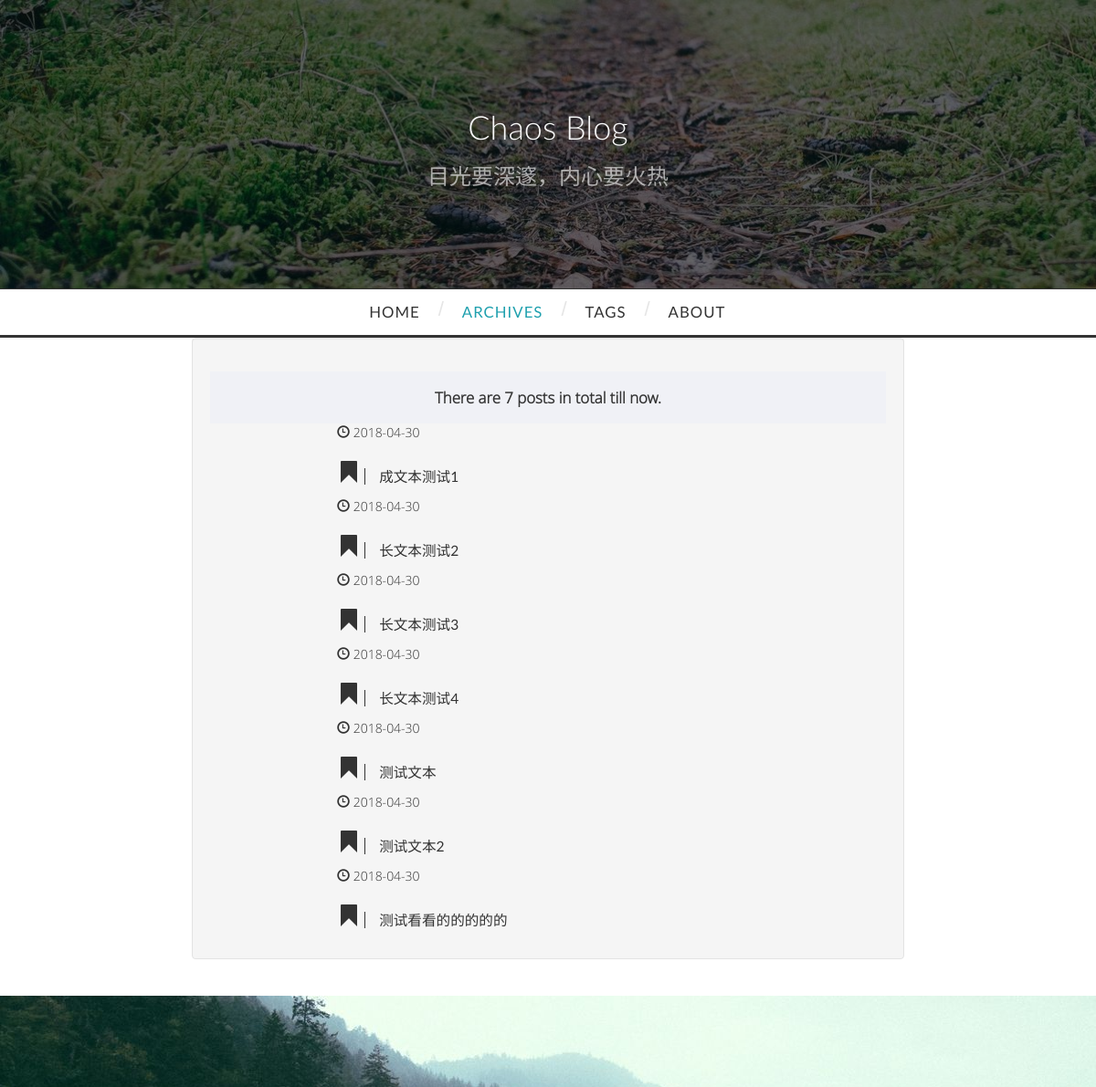
/archives, run on an earlier commit of the app's database.
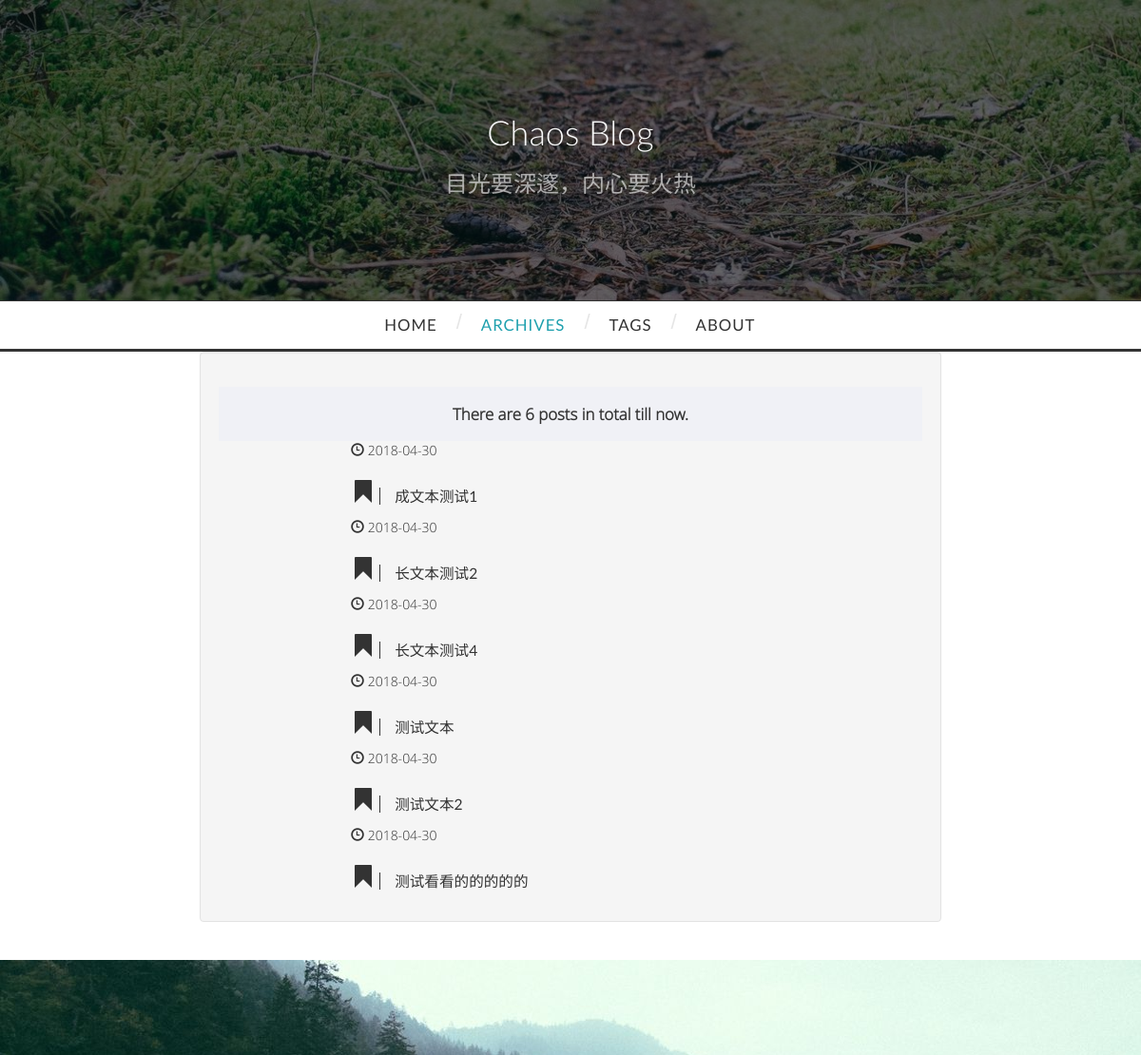
And on a later commit of the database.
### models/topic.py (models this page shows, shortened)
class Topics(db.Model):
	__tablename__ = 'topics'
	title = db.Column(db.String(50))
	id = db.Column(db.Integer, primary_key=True)
	content = db.Column(db.Text)
	author_id = db.Column(db.Integer)
	tag_id = db.Column(db.Integer, db.ForeignKey('tags.id'))
	pic_url = db.Column(db.String(200))
	createTime = db.Column(db.DateTime)
	def __init__(self):
		self.createTime = datetime.datetime.now()
		self.author_id = '1'

### view_fun/index.py (the view)
@index_blueprint.route('/archives',methods=['GET'])
def archives():
	topic = Topics()
	topicList = topic.query.order_by('createTime').all()
	return render_template('index/archives.html', topicList=topicList)

### app.py (called while the page is built)
def createApp():
	app = Flask(__name__)
	sysstr = platform.system()
	if sysstr == 'Linux':
		app.config.from_object(ProdConfig)
	else:
		app.config.from_object(DevConfig)
	Bootstrap(app)
	db.init_app(app)
	ckeditor.init_app(app)
	login_opt.init_app(app)
	app.register_blueprint(index)
	app.register_blueprint(admin)
	@app.before_request
	def create_data():
		db.create_all()
	if not app.debug:
		import logging
		from logging.handlers import RotatingFileHandler
		fileHandler = RotatingFileHandler('logfile/Myblog.log', mode='a', maxBytes=1*1024*1024, backupCount=10)
		formatStr = '%(asctime)s %(levelname)s: %(message)s [%(pathname)s:%(lineno)d]'
		logFormate = logging.Formatter(formatStr)
		fileHandler.setFormatter(logFormate)
		app.logger.setLevel(logging.INFO)
		fileHandler.setLevel(logging.INFO)
		app.logger.addHandler(fileHandler)
		app.logger.info('Myblog startup')
	return app

### templates/index/archives.html (shortened to what this page needs)
{% extends "base.html" %}
{% block page_content %}
	{{ super() }}
<div class="container">
  <div class="row">
  <div class="col-lg-8 col-lg-offset-2 well">
  <div class="archives-tags-wrap"><blockquote><span>There are {{ topicList|length }} posts in total till now.</span></blockquote>
		  <section class="archives-wrap">
		    <div class="archives">
          {% for i in topicList %}
		      <article class="archive-article archive-type-post">
            <div class="archive-article-inner">
               <header class="archive-article-header">
                <span class="glyphicon glyphicon-time"></span>
                <time datetime="{{i.createTime}}" itemprop="datePublished">{{i.createTime.strftime('%Y-%m-%d')}}</time>
                <h3 class="thumb" itemprop="name">
                <span class="glyphicon glyphicon-bookmark"></span>
                <a class="archive-article-title" href="{{url_for('index.detail', topicId=i.id)}}">{{i.title}}</a>
                </h3>
              </header>
             </div>
          </article>
          {% endfor %}
        </div>
      </section>
  </div>
</div>
</div>
</div>
{% endblock %}

### templates/base.html (shortened to what this page needs)
{% extends "bootstrap/base.html" %}
{%- block styles %}
    {{ super() }}
    <link rel="stylesheet" type="text/css" href="../static/css/llita.css">
    <link rel="stylesheet" type="text/css" href="../static/css/picsum.css">
	  <link rel="stylesheet" type="text/css" href="../static/css/fonts_googleapis.css">
    <link rel="stylesheet" type="text/css" href="../static/css/mycss.css">
{%- endblock styles %}
{% block content %}
{% block page_content %}
<div class="intro-header", style="background-image: url('../static/img/first_page_backgrand/backgrand.jpg');">
    <div class="overlay">
      <div class="container">
        <div class="row">
          <div class="col-lg-12">
            <div class="intro-message">
                <h1>Chaos Blog</h1>
              <h3>目光要深邃，内心要火热</h3>
            </div>
          </div>
        </div>
      </div>
    </div>
  </div>
 <nav id="main-navigation" class="main-navigation" role="navigation">
            <div class="clearfix sf-menu">
              <ul id="main-nav" class="menu sf-js-enabled sf-arrows"  style="touch-action: pan-y;">
                      <li class="menu-item menu-item-type-custom menu-item-object-custom menu-item-home menu-item-1663"> <a class="" href="{{ url_for('index.index') }}">Home</a> </li>
                      <li class="menu-item menu-item-type-custom menu-item-object-custom menu-item-home menu-item-1663"> <a class="" href="{{ url_for('index.archives') }}">Archives</a> </li>
                      <li class="menu-item menu-item-type-custom menu-item-object-custom menu-item-home menu-item-1663"> <a class="" href="{{url_for('index.tags')}}">Tags</a> </li>
                      <li class="menu-item menu-item-type-custom menu-item-object-custom menu-item-home menu-item-1663"> <a class="" href="{{url_for('index.about')}}">About</a> </li>
              </ul>
            </div>
          </nav>
{% endblock %}
{% block footer %}
<footer class="footer-margin">
  <div class="footer-overlay" style="background-image: url('../static/img/first_page_backgrand/footer.jpg');">
  </div>
</footer>
{% endblock%}
{% endblock %}

### static/css/llita.css (style rules this page uses)
.sf-menu ul:after { content: "."; display: block; height: 0; clear: both; visibility: hidden; }
.sf-menu ul { display: inline-block; }
.sf-menu ul { display: block; }
.sf-menu ul { width: 67%; margin: 0 auto; padding: 0; text-align: center; list-style: none; }
.sf-menu li { float: left; position: relative; visibility: inherit; }
.sf-menu li a { float: left; display: block; font-weight: 400; font-family: Oswald, "Microsoft Yahei", Arial, Helvetica, sans-serif; text-decoration: none; text-transform: uppercase; }
#main-navigation { border: solid #333; border-width: 1px 0 3px; }
#main-navigation li a { padding: 0 20px; color: #333; font-size: 1.2em; line-height: 50px; letter-spacing: 1px; }
#main-navigation .sf-menu > ul > li:after { width: 6px; float: left; margin-top: 6px; content: "/"; display: block; color: #e6e6e6; font-size: 1.6em; font-family: Arial, Helvetica, sans-serif; }
#main-navigation .sf-menu > ul > li:last-child:after { display: none; }
#main-navigation li a:hover, #main-navigation li.sfHover > a, #main-navigation li.current_page_item > a, #main-navigation li.current-menu-item > a, #main-navigation li.current-menu-parent > a, #main-navigation li.current-page-parent > a, #main-navigation li.current-page-ancestor > a, #main-navigation li.current_page_ancestor > a { color: #1fa0ae; }
li.menu-item.menu-item-type-custom.menu-item-object-custom.menu-item-home.menu-item-1663 { float: left; position: relative; visibility: inherit; }
.clearfix.sf-menu { margin: 0 auto; width: 644px; }
.archives-wrap { margin: 0 auto !important; width: 70%; }
.archives { margin-left: 2em; }
.archives:before, .archives:after { content: ""; display: table; }
.archives:after { clear: both; }
.archives-tags-wrap blockquote { padding: 1em; margin: 1em 0 0 0; font-size: 1.2em; font-weight: bold; color: #333; text-align: center; border-left: 0px solid #1fa0ae; background: rgba(208,211,248,0.15); }
.archives { -webkit-column-gap: 10px; -moz-column-gap: 10px; column-gap: 10px; }
@media screen and (min-width: 768px) { .archives { -webkit-column-count: 1; -moz-column-count: 1; column-count: 1; } }
.archive-article { -webkit-column-break-inside: avoid; page-break-inside: avoid; overflow: hidden; break-inside: avoid-column; }
.archive-article-inner { padding: 0px; margin-bottom: 0px; }
.archive-article-title { font-size: 0.65em; text-decoration: none; color: #333; -webkit-transition: color 0.2s; -moz-transition: color 0.2s; -ms-transition: color 0.2s; transition: color 0.2s; line-height: 1.6em; border-left: 1px solid #333; padding-left: 15px; }

### static/css/picsum.css (style rules this page uses)
body { font-family: "Open Sans","Helvetica Neue",Helvetica,Arial,§-serif !important; }
h1, h2, h3, h4, h5, h6, a { font-family: "Lato","Helvetica Neue",Helvetica,Arial,sans-serif !important; }
.intro-header { text-align: center; color: #f8f8f8; background: #000; background-size: cover; font-family: Lato; }
.overlay { padding-top: 100px; padding-bottom: 100px; background: rgba(0,0,0,0.6); }
.intro-message h1 { font-family: Lato; font-weight: 300; }
.intro-message h3, .intro-message h4 { font-family: Lato; color: hsla(0, 100%, 100%, 0.6); }
footer { text-align: center; background: #000; background-size: cover; }
.footer-overlay { padding: 50px 0; background: rgba(0,0,0,0.6); }

### static/css/mycss.css (style rules this page uses)
.footer-margin { margin-top: 20px; }
body,button, input, select, textarea,h1 ,h2, h3, h4, h5, h6 { font-family: Microsoft YaHei,'宋体' , Tahoma, Helvetica, Arial, "\5b8b\4f53", sans-serif; }

What changed in the data, as far as the page shows it:
removed Topics: createTime "2018-04-30", title "长文本测试3"
Also different on the page:
{{ topicList|length }}: "7" → "6"
